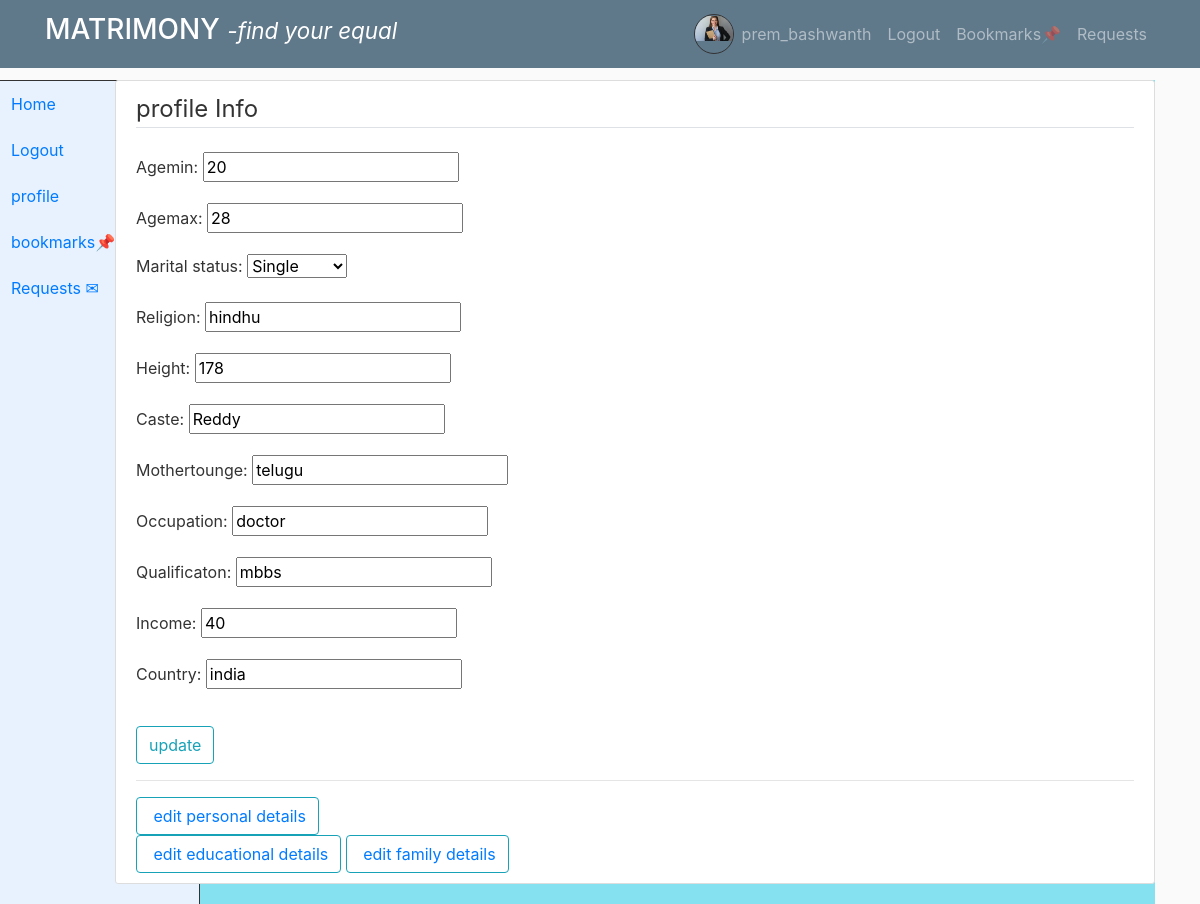
Page /updatepreferences (signed in) on the committed database.
### users/models.py (models this page shows, shortened)
class profile_personal_info(models.Model):
    class Gender(models.TextChoices):
        MALE = 'M', 'Male'
        FEMALE = 'F', 'Female'
    class Diet(models.TextChoices):
        VEG = 'veg', 'Vegetarian'
        NONVEG = 'nonveg', 'Non-Vegetarian'
        EGGTERIAN='eggterian','eggterian'
    class BloodGroup(models.TextChoices):
        A_POSITIVE = 'A+', 'A+'
        A_NEGATIVE = 'A-', 'A-'
        B_POSITIVE = 'B+', 'B+'
        B_NEGATIVE = 'B-', 'B-'
        AB_POSITIVE = 'AB+', 'AB+'
        AB_NEGATIVE = 'AB-', 'AB-'
        O_POSITIVE = 'O+', 'O+'
        O_NEGATIVE = 'O-', 'O-'
    class phd(models.TextChoices):
        NO='none','no'
        YES='yes','yes'
    class Colour(models.TextChoices):
        FAIR = 'fair', 'Fair'
        WHEATISH = 'wheatish', 'Wheatish'
        TANNED = 'tanned', 'Tanned'
        DARK = 'dark', 'Dark'
        BLACK = 'black', 'Black'
        OTHER = 'other', 'Other'
    class MaritalStatus(models.TextChoices):
        NEVERMARRIED = 'Single', 'Single'
        MARRIED = 'Married', 'Married'
        DIVORCED = 'Divorced', 'Divorced'
        WIDOWED = 'Widowed', 'Widowed'
        SEPARATED = 'Separated', 'Separated'
    user=models.OneToOneField(User,on_delete=models.CASCADE)
    profile_id = models.CharField(max_length=10, unique=True, editable=False)
    firstname=models.CharField(max_length=50)
    lastname=models.CharField(max_length=50)
    image_pic=models.ImageField(default='default.jpg',upload_to='profile_pics')
    image1=models.ImageField(default='default.jpg',upload_to='profile_pics')
    image2=models.ImageField(default='default.jpg',upload_to='profile_pics')
    image3=models.ImageField(default='default.jpg',upload_to='profile_pics')
    city=models.CharField(max_length=50)
    state=models.CharField(max_length=50)
    dob = models.DateField()
    height = models.FloatField()
    diet = models.CharField(max_length=15, choices=Diet.choices, default=Diet.VEG)
    gender = models.CharField(max_length=1, choices=Gender.choices)
    weigth=models.IntegerField()
    blood_group = models.CharField(max_length=4, choices=BloodGroup.choices, default=BloodGroup.A_POSITIVE)
    physical_disability=models.CharField(max_length=10,choices=phd.choices,default=phd.NO)
    skin_colour = models.CharField(max_length=10, choices=Colour.choices,default=Colour.FAIR)
    marital_status = models.CharField(max_length=10, choices=MaritalStatus.choices,default=MaritalStatus.NEVERMARRIED)
    created_at = models.DateTimeField(auto_now_add=True)
    phone_number=models.CharField(max_length=13,default='')

class partner_preferences(models.Model):
    class MaritalStatus(models.TextChoices):
        NEVERMARRIED = 'Single', 'Single'
        MARRIED = 'Married', 'Married'
        DIVORCED = 'Divorced', 'Divorced'
        WIDOWED = 'Widowed', 'Widowed'
        SEPARATED = 'Separated', 'Separated'
    profile_id=models.OneToOneField(profile_personal_info,on_delete=models.CASCADE)
    agemin=models.IntegerField()
    agemax=models.IntegerField()
    marital_status = models.CharField(max_length=10, choices=MaritalStatus.choices,default=MaritalStatus.NEVERMARRIED)
    height=models.IntegerField()
    religion=models.CharField(max_length=20)
    caste=models.CharField(max_length=20)
    mothertounge=models.CharField(max_length=20)
    qualificaton=models.CharField(max_length=50)
    occupation=models.CharField(max_length=50)
    income=models.IntegerField()
    country=models.CharField(max_length=20)

### users/views.py (the view)
# urls.py: path('updatepreferences',user_views.updatepreferences,name='updatepreferences'),
@login_required
def updatepreferences(request):
    if request.method == 'POST':
        form4=profile_updation_form4(request.POST,request.FILES,instance=request.user.profile_personal_info.partner_preferences)
        if form4.is_valid():
            form4.save()
            messages.success(request,f'Your account has been Updated!')
            dynamic_url = f'/profile/{request.user.id}'
            return HttpResponseRedirect(dynamic_url)
    else:
        form4=profile_updation_form4(instance=request.user.profile_personal_info.partner_preferences)
        context={
            'form4':form4
        }
        return render(request,'users/updatepreferences.html',context)

### users/forms.py
class profile_updation_form4(forms.ModelForm):
    agemin = forms.IntegerField(required=True)
    agemax = forms.IntegerField(required=True)
    income = forms.IntegerField(required=True)
    height = forms.IntegerField(required=True)
    class Meta:
        model =partner_preferences
        fields=['agemin','agemax','marital_status','religion','height','caste','mothertounge','occupation','qualificaton','income','country']

### users/templates/users/updatepreferences.html (shortened to what this page needs)
{%extends 'users/base.html' %}
{%block content%}
<div class='content-section'>
    <form method="POST" >
      <fieldset class="form-group">
        <legend class="border-bottom mb-4">profile Info</legend>
          {{ form4.as_p }}
      </fieldset>
      <div class="form-group">
          <button type="submit" class="btn btn-outline-info"> update </button>
      </div></form>
          <hr>
          <div><button type="button" class="btn btn-outline-info"><a href="{%url 'updateform1'%}">  &nbsp;edit personal details</a></button></div>
          <span><button type="button" class="btn btn-outline-info"><a href="{%url 'updateform2'%}">  &nbsp;edit educational details</a></button></span>
          <span><button type="button" class="btn btn-outline-info"><a href="{%url 'updateform3'%}">  &nbsp;edit family details</a></button></span>
  </div>
  {%endblock%}

### users/templates/users/base.html (shortened to what this page needs)
{% load static %}
<!DOCTYPE html>
<html>
<head>
    <link rel="stylesheet" href="https://cdn.jsdelivr.net/npm/bootstrap@4.0.0/dist/css/bootstrap.min.css">
    <link rel="stylesheet" type="text/css" href="{% static 'users/main.css' %}">
</head>
<body>
    {% if user.is_authenticated %}
<nav class="navbar navbar-expand-md navbar-dark bg-steel fixed-top ">
    {% else %}
    <nav class="navbar navbar-expand-md navbar-dark bg-steel fixed-top mycolor1">
    {% endif %}
    <div class="container">
        {% if user.is_authenticated %}
        <a class="navbar-brand "  href="{% url 'home'  %}"><h3 style="color: white;">MATRIMONY <span><small><em>-find your equal</em></small></span></h3></a>
        {% else %}
        <a class="navbar-brand "  href="{% url 'landing'  %}"><h3 style="color: white;">MATRIMONY <span><small><em>-find your equal</em></small></span></h3></a>
            <a class="nav-item nav-link" href="{%url 'about' %}"><h4 style="color: white;">About Us</h4></a>
              {% endif %}
        <div class="navbar-nav ml-auto">
            {% if user.is_authenticated %}
<div id="navbar">
    <div class="profile-picture1" >
        <img  radius='1' src="{{ user.profile_personal_info.image_pic.url}}" alt="{{ user.username }}'s Profile Picture">
    </div>
</div>
            <a class="nav-item nav-link" href="{% url 'profile' user.id %}">{{ user.username }}</a>
            <a class="nav-item nav-link" href="{% url 'logout' %}">Logout</a>
            <a class="nav-item nav-link" href="{% url 'bookmarks' %}">Bookmarks📌</a>
            <a class="nav-item nav-link" href="{% url 'received_requests' %}">Requests</a>
            {% else %}
            <a class="nav-item nav-link" href="{% url 'login' %}"><h5 style="color: white;">Login</h5></a>
            <a class="nav-item nav-link" href="{% url 'register' %}">Register</a>
            {% endif %}
        </div>
    </div>
</nav>
{% if user.is_authenticated %}
<nav id="sidebar" class="mycolor">
  <div class="position-fixed">
      <ul class="list-unstyled components">
        <li class="nav-item">
            <a class="nav-item nav-link" href="{%url 'home' %}">Home</a>
          </li>
          {% if user.is_authenticated %}
          <li class="nav-item">
          <a class="nav-item nav-link" href="{%url 'logout' %}">Logout</a>
        </li>
          <li class="nav-item">
          <a class="nav-item nav-link" href="{%url 'profile' user.id %}">profile</a>
        </li>
          <li class="nav-item">
          <a class="nav-item nav-link" href="{%url 'bookmarks'  %}">bookmarks📌</a>
        </li>
          <li class="nav-item">
          <a class="nav-item nav-link" href="{%url 'received_requests'  %}">Requests ✉</a>
        </li>
          {% endif %}
      </ul>
  </div>
</nav>
{% endif %}
{% if user.is_authenticated %}
<div class="container mt-20">
    <div id="content" class="mycolor">
        <main role="main " >
            <div class="row ">
                <div class="col " >
                    <div >
                    {% block content %}{% endblock %}
                    </div>
        </main>
    </div>
</div>
{% else %}
{% block content1 %}{% endblock %}
{% endif %}

### users/static/users/main.css (style rules this page uses)
body { background: #fafafa; color: #333333; margin-top: 5rem; }
h1, h2, h3, h4, h5, h6 { color: #444444; }
ul { margin: 0; }
.bg-steel { background-color: #5f788a; }
.content-section { background: #ffffff; padding: 10px 20px; border: 1px solid #dddddd; border-radius: 3px; margin-bottom: 20px; }
.mycolor { background-color:#85e1ef; }

### rows in the picture
partner_preferences: agemin "20", agemax "28", marital_status "Single", religion "hindhu", height "178", caste "Reddy", mothertounge "telugu", occupation "doctor", qualificaton "mbbs", income "40", country "india"

### other values in the picture
{{ user.username }} "prem_bashwanth"
